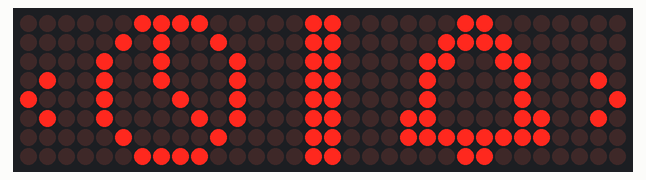
Recording of a sketch running on a simulated Arduino Uno, built with avr-gcc and run on an emulated ATmega328P. Shown: 32×8 LED matrix.

Above: at 0.1 s.

The sketch:

test_draw_pic.ino
```cpp
#include <SPI.h>
#include <Adafruit_GFX.h>
#include <Max72xxPanel.h>
#include <stdio.h>
#include <DS1302.h>
int pinCS = 10;
int numberOfHorizontalDisplays = 4;
int numberOfVerticalDisplays = 1;
Max72xxPanel matrix = Max72xxPanel(pinCS, numberOfHorizontalDisplays, numberOfVerticalDisplays);
char menuGraph[8][32] =
{
  {0,0,0,0,0,0,1,1,1,1,0,0,0,0,0,1,1,0,0,0,0,0,0,1,1,0,0,0,0,0,0,0},//1
  {0,0,0,0,0,1,0,1,0,0,1,0,0,0,0,1,1,0,0,0,0,0,1,1,1,1,0,0,0,0,0,0},//2
  {0,0,0,0,1,0,0,1,0,0,0,1,0,0,0,1,1,0,0,0,0,1,1,0,0,1,1,0,0,0,0,0},//3
  {0,1,0,0,1,0,0,1,0,0,0,1,0,0,0,1,1,0,0,0,0,1,0,0,0,0,1,0,0,0,1,0},//4
  {1,0,0,0,1,0,0,0,1,0,0,1,0,0,0,1,1,0,0,0,0,1,0,0,0,0,1,0,0,0,0,1},//5
  {0,1,0,0,1,0,0,0,0,1,0,1,0,0,0,1,1,0,0,0,1,1,0,0,0,0,1,1,0,0,1,0},//6
  {0,0,0,0,0,1,0,0,0,0,1,0,0,0,0,1,1,0,0,0,1,1,1,1,1,1,1,1,0,0,0,0},//7
  {0,0,0,0,0,0,1,1,1,1,0,0,0,0,0,1,1,0,0,0,0,0,0,1,1,0,0,0,0,0,0,0}//8
};

void setup(){
  matrix.setIntensity(1);
  matrix.setRotation(0, 1);
  matrix.setRotation(1, 1);
  matrix.setRotation(2, 1);
  matrix.setRotation(3, 1);
  Serial.begin(9600);
}

void loop(){

  for (int i = 0;i<32;i++){
    for(int j=0;j<8;j++){
      matrix.drawPixel(i,j,menuGraph[j][i]);
    }
  }
  matrix.write();

  //Serial.println(invader1a[0][0]);
  delay(1000);
}
```
